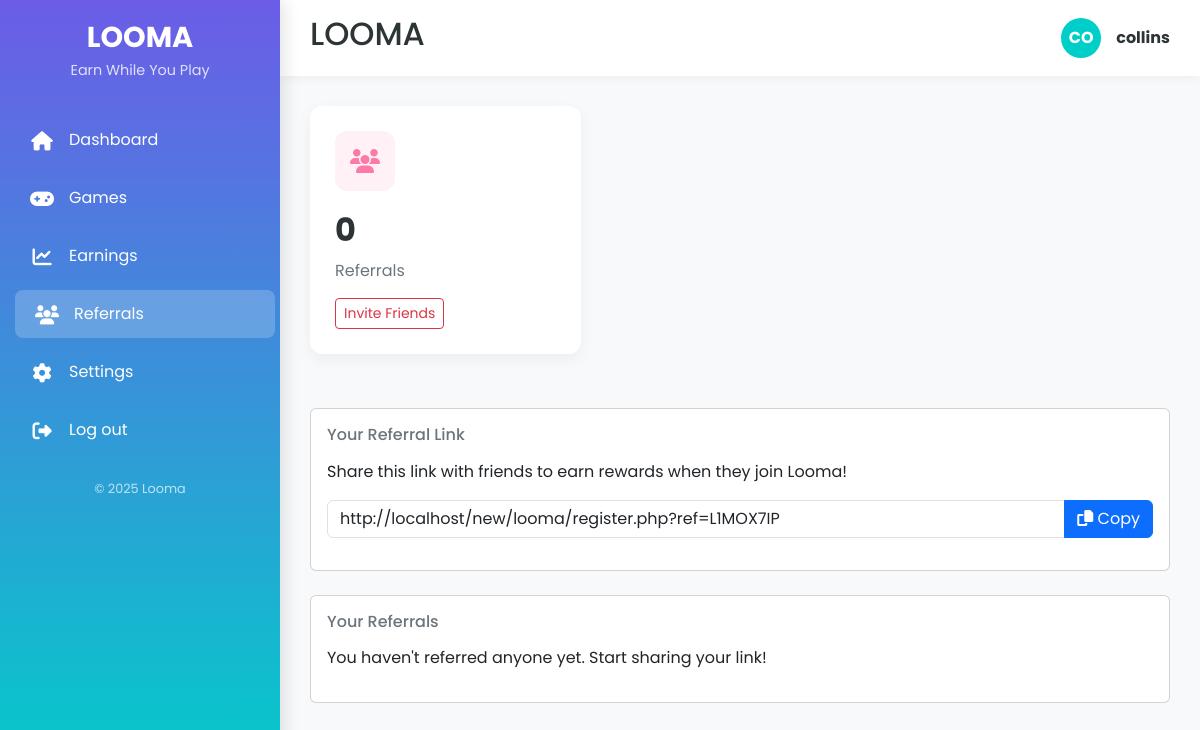
Screenshot of /referrals.php (signed in) with the database file from the repository.
### tables this page shows
CREATE TABLE `users` (
  `user_id` int(11) NOT NULL,
  `full_name` varchar(100) NOT NULL,
  `username` varchar(50) NOT NULL,
  `phone` varchar(15) NOT NULL,
  `email` varchar(100) DEFAULT NULL,
  `password` varchar(255) NOT NULL,
  `is_verified` tinyint(1) DEFAULT 0,
  `is_activated` tinyint(1) DEFAULT 0,
  `referral_code` varchar(10) DEFAULT NULL,
  `referred_by` varchar(10) DEFAULT NULL,
  `created_at` timestamp NOT NULL DEFAULT current_timestamp()
);

### referrals.php (the view, shortened to what this page needs)
<!DOCTYPE html>
<html lang="en">
<head>
    <link href="https://cdn.jsdelivr.net/npm/bootstrap@5.3.2/dist/css/bootstrap.min.css" rel="stylesheet">
    <link rel="stylesheet" href="https://cdnjs.cloudflare.com/ajax/libs/font-awesome/6.4.0/css/all.min.css">
    <link href="style.css" rel="stylesheet">
</head>
<body>
<?php
require_once 'includes/db.php';
$user_id = $_SESSION['user_id'];
try {
    $stmt = $conn->prepare('SELECT full_name, username, referral_code FROM users WHERE user_id = ?');
    $stmt->bind_param('i', $user_id);
    $stmt->execute();
    $user = $stmt->get_result()->fetch_assoc();
    $stmt = $conn->prepare('SELECT COUNT(*) as referral_count FROM users WHERE referred_by = ?');
    $stmt->bind_param('s', $user['referral_code']);
    $stmt->execute();
    $referral_count = $stmt->get_result()->fetch_assoc()['referral_count'];
    $stmt = $conn->prepare('SELECT full_name, username, created_at FROM users WHERE referred_by = ? ORDER BY created_at DESC');
    $stmt->bind_param('s', $user['referral_code']);
    $stmt->execute();
    $referred_users = $stmt->get_result()->fetch_all(MYSQLI_ASSOC);
} catch (Exception $e) {
    $error = 'Error: ' . htmlspecialchars($e->getMessage());
}
$initials = '';
$name_parts = explode(' ', $user['full_name']);
if (count($name_parts) >= 1) {
    $initials .= strtoupper(substr($name_parts[0], 0, 1));
    if (count($name_parts) > 1) {
        $initials .= strtoupper(substr($name_parts[1], 0, 1));
    }
}
$referral_link = 'http://localhost/new/looma/register.php?ref=' . urlencode($user['referral_code']);
?>
    <div class="sidebar" id="sidebar">
        <div class="sidebar-brand">
            <h2>LOOMA</h2>
            <p>Earn While You Play</p>
        </div>
        <nav class="nav flex-column">
            <a href="index1.php" class="nav-link">
                <i class="fas fa-home"></i>
                <span>Dashboard</span>
            </a>
            <a href="games.php" class="nav-link">
                <i class="fas fa-gamepad"></i>
                <span>Games</span>
            </a>
            <a href="wallet1.php" class="nav-link">
                <i class="fas fa-chart-line"></i>
                <span>Earnings</span>
            </a>
            <a href="referrals.php" class="nav-link active">
                <i class="fas fa-users"></i>
                <span>Referrals</span>
            </a>
            <a href="settings.php" class="nav-link">
                <i class="fas fa-cog"></i>
                <span>Settings</span>
            </a>
            <a href="logout.php" class="nav-link">
                <i class="fas fa-sign-out-alt"></i>
                <span>Log out</span>
            </a>
        </nav>
        <div class="sidebar-footer">
            <p>© 2025 Looma</p>
        </div>
    </div>
    <div class="main-content" id="mainContent">
        <div class="top-navbar">
        <h2>LOOMA</h2>
            <div class="user-profile">
                <div class="user-avatar"><?php echo htmlspecialchars($initials); ?></div>
                <div>
                    <div class="fw-bold"><?php echo htmlspecialchars($user['username']); ?></div>
                </div>
            </div>
        </div>
        <div class="content-container">
            <div class="row animate-fadeIn">
                <div class="col-md-4 delay-2">
                    <div class="dashboard-card">
                        <div class="card-icon accent">
                            <i class="fas fa-users"></i>
                        </div>
                        <div class="card-value"><?php echo htmlspecialchars($referral_count); ?></div>
                        <div class="card-title">Referrals</div>
                        <button class="btn btn-sm btn-outline-danger" onclick="copyReferralLink()">Invite Friends</button>
                    </div>
                </div>
            </div>
            <div class="card mt-4 animate-fadeIn">
                <div class="card-body">
                    <h3 class="card-title">Your Referral Link</h3>
                    <p>Share this link with friends to earn rewards when they join Looma!</p>
                    <div class="input-group mb-3">
                        <input type="text" class="form-control" id="referral-link" value="<?php echo htmlspecialchars($referral_link); ?>" readonly>
                        <button class="btn btn-primary" onclick="copyReferralLink()" aria-label="Copy referral link">
                            <i class="fas fa-copy"></i> Copy
                        </button>
                    </div>
                </div>
            </div>
            <div class="card mt-4 animate-fadeIn">
                <div class="card-body">
                    <h3 class="card-title">Your Referrals</h3>
                    <?php if (empty($referred_users)): ?>
                        <p>You haven't referred anyone yet. Start sharing your link!</p>
                    <?php endif; ?>
                </div>
            </div>
        </div>
    </div>
</body>
</html>

### style.css (style rules this page uses)
* { box-sizing: border-box; }
:root { --primary-color: #6c5ce7; --secondary-color: #00cec9; --accent-color: #fd79a8; --dark-color: #2d3436; --light-color: #f5f6fa; --sidebar-width: 280px; --sidebar-collapsed-width: 80px; }
body { font-family: 'Poppins', sans-serif; background-color: #f8f9fa; margin: 0; padding: 0; color: var(--dark-color); display: flex; min-height: 100vh; flex-direction: row; }
.sidebar { width: var(--sidebar-width); background: linear-gradient(180deg, var(--primary-color), var(--secondary-color)); color: white; position: fixed; height: 100vh; padding: 20px 0; transition: width 0.3s; z-index: 1000; box-shadow: 5px 0 15px rgba(0, 0, 0, 0.1); overflow-y: auto; }
.sidebar-brand { text-align: center; margin-bottom: 30px; padding: 0 20px; }
.sidebar-brand h2 { font-weight: 700; font-size: 1.8rem; margin-bottom: 5px; }
.sidebar-brand p { font-size: 0.9rem; opacity: 0.8; }
.nav-link { color: white; padding: 12px 20px; margin: 5px 10px; border-radius: 8px; display: flex; align-items: center; transition: all 0.3s; }
.nav-link:hover, .nav-link.active { background-color: rgba(255, 255, 255, 0.2); transform: translateX(5px); }
.nav-link i { font-size: 1.2rem; margin-right: 15px; width: 24px; text-align: center; }
.sidebar-footer { padding: 20px; text-align: center; font-size: 0.8rem; opacity: 0.7; margin-top: auto; }
.main-content { flex: 1; margin-left: var(--sidebar-width); transition: margin-left 0.3s; z-index: 1; min-width: calc(100vw - var(--sidebar-width)); position: relative; }
.top-navbar { background-color: white; padding: 15px 30px; box-shadow: 0 2px 10px rgba(0, 0, 0, 0.05); display: flex; justify-content: space-between; align-items: center; position: sticky; top: 0; z-index: 100; }
.user-profile { display: flex; align-items: center; gap: 15px; }
.user-avatar { width: 40px; height: 40px; border-radius: 50%; background-color: var(--secondary-color); display: flex; align-items: center; justify-content: center; color: white; font-weight: bold; }
.content-container { padding: 30px; }
.dashboard-card { background: white; border-radius: 12px; padding: 25px; box-shadow: 0 5px 15px rgba(0, 0, 0, 0.05); margin-bottom: 30px; transition: transform 0.3s, box-shadow 0.3s; }
.card-icon { width: 60px; height: 60px; border-radius: 12px; display: flex; align-items: center; justify-content: center; font-size: 1.5rem; margin-bottom: 15px; }
.card-icon.accent { background-color: rgba(253, 121, 168, 0.1); color: var(--accent-color); }
.card-value { font-size: 2rem; font-weight: 700; margin-bottom: 5px; }
.card-title { font-size: 1rem; color: #6c757d; margin-bottom: 15px; }
.animate-fadeIn { animation: fadeIn 0.6s ease-out forwards; }
.delay-2 { animation-delay: 0.4s; }

### rows the page displays
users: full_name "CO", username "collins", referral_code "http://localhost/new/looma/register.php?ref=L1MOX7IP"

### other values shown
$referral_count "0"
